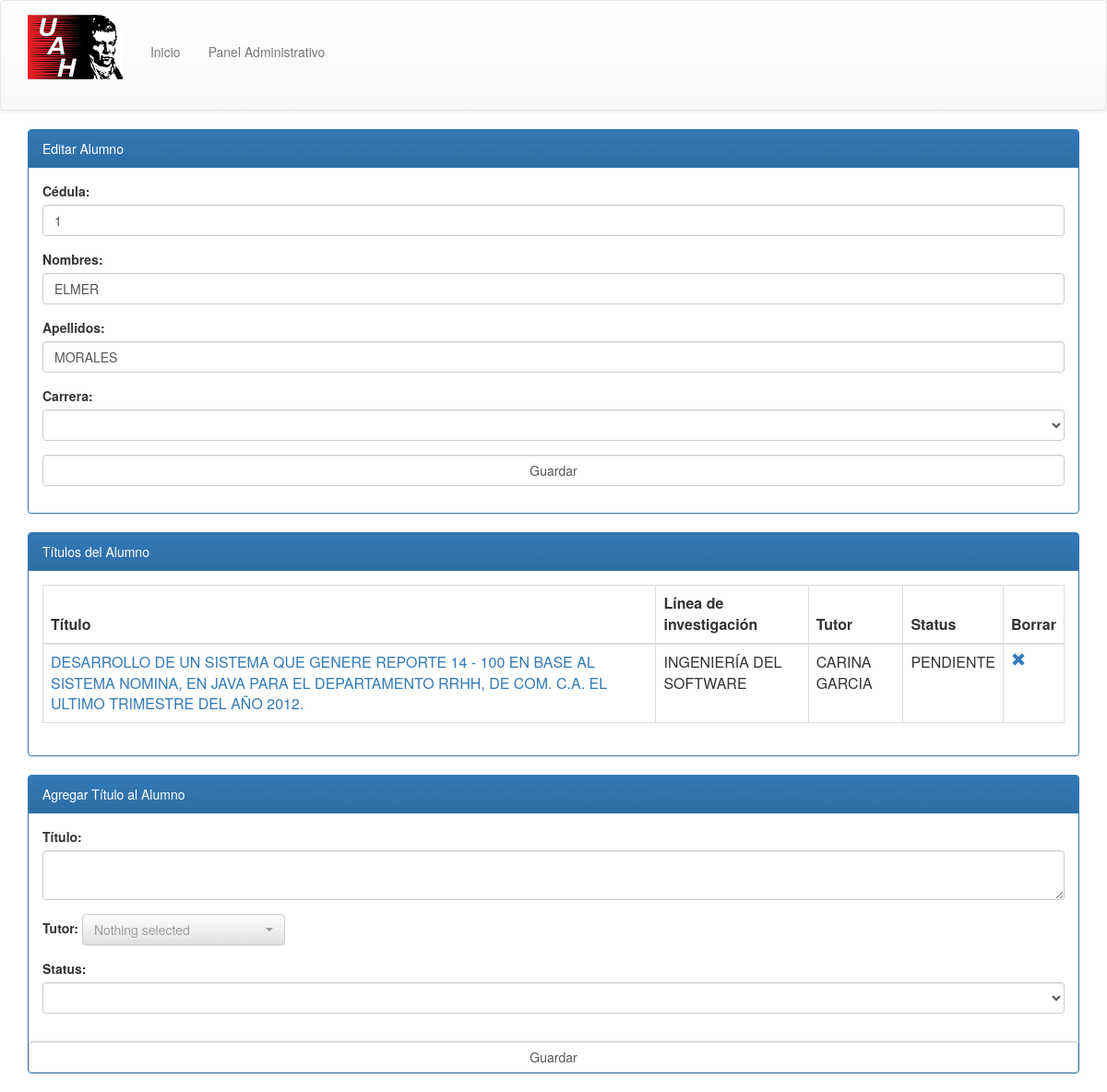
The app's page /editar_alumno/f05fc68c-6532-497f-8902-9d0586f07cbb with its own data.
### tesis_orm.py (models this page shows, shortened)
class Alumno(Base):
    __tablename__ = "alumnos"
    indice = Column(String, primary_key=True, default=generar_identificador_unico)
    nombre = Column(String)
    apellido = Column(String, default="")
    cedula = Column(String)
    carrera = Column(String, default="")

class Tesis(Base):
    __tablename__ = "tesis"
    indice = Column(String, primary_key=True, default=generar_identificador_unico)
    titulo = Column(String)
    titulo_normalizado = Column(String)
    status = Column(String, default="pendiente")
    tutor_indice = Column(String, ForeignKey("tutores.indice"))
    tutor = relationship("Tutor", backref="_tesis")
    autor_indice = Column(String, ForeignKey("alumnos.indice"))
    autor = relationship("Alumno", backref="_tesis")
    linea_investigacion_id = Column(String, ForeignKey("lineas_de_investigacion.indice"))
    linea_investigacion = relationship("LineaDeInvestigacion", backref="_tesis")

class LineaDeInvestigacion(Base):
    __tablename__ = "lineas_de_investigacion"
    indice = Column(String, primary_key=True, default=generar_identificador_unico)
    nombre = Column(String)
    tutores = relationship("Tutor", secondary="tutor_linea",
        backref="_lineas_investigacion")

class Tutor(Base):
    __tablename__ = "tutores"
    indice = Column(String, primary_key=True, default=generar_identificador_unico)
    nombre = Column(String)
    apellido = Column(String, default="")
    cedula = Column(String, default="")
    lineas_investigacion = relationship("LineaDeInvestigacion",
        secondary="tutor_linea", backref="_tutores")

### tesis_web.py (the view)
@app.route("/editar_alumno/<indice>", methods=["GET", "POST"])
def editar_alumno(indice):
    alumno = bd.query(Alumno).get(indice)
    lineas = bd.query(LineaDeInvestigacion).all()
    tutores = bd.query(Tutor).all()
    if alumno:
        if request.method == "GET":
            return render_template("editar_alumno.html", alumno=alumno, lineas=lineas, tutores=tutores)
        elif request.method == "POST":
            actualizar_alumno(alumno)
            return render_template("editar_alumno.html", alumno=alumno, lineas=lineas, tutores=tutores)
    else:
        return "No existe el alumno", 400

### templates/editar_alumno.html (shortened to what this page needs)
{% extends "base.html" %}
{% block contenido %}
    <div class="container">
        <div class="panel panel-primary">
            <div class="panel-heading">Editar Alumno</div>
            <div class="panel-body">
                <form method="POST" action="/editar_alumno/{{ alumno.indice }}">
                    <div class="form-group">
                        <label for="">Cédula: </label>
                        <input class="form-control" name="cedula" type="text" value="{{ alumno.cedula }}">
                    </div>
                    <div class="form-group">
                        <label for="">Nombres: </label>
                        <input class="form-control" name="nombre" type="text" value="{{ alumno.nombre }}">
                    </div>
                    <div class="form-group">
                        <label for="">Apellidos: </label>
                        <input class="form-control" name="apellido" type="text" value="{{ alumno.apellido }}">
                    </div>
                    <div class="form-group">
                        <label for="">Carrera: </label>
                        <select class="form-control" name="carrera" value="">
                            <option selected disabled hidden style='display: none' value=''></option>
                            <option value="Informatica"{% if alumno.carrera == "Informatica" %}selected{% endif %}>INFORMÁTICA</option>
                        </select>
                    </div>
                    <input class="form-control" type="submit" value="Guardar">
                </form>
            </div>
        </div>
        <div class="panel panel-primary">
            <div class="panel-heading">Títulos del Alumno</div>
            <div class="panel-body">
                <table class="table table-bordered table-hover">
                    <thead>
                        <tr>
                            <th>Título</th>
                            <th>Línea de investigación</th>
                            <th>Tutor</th>
                            <th>Status</th>
                            <th>Borrar</th>
                        </tr>
                    </thead>
                    <tbody>
                        {% for cada_tesis in alumno._tesis %}
                            <tr>
                                <td><a href="/editar_tesis/{{ cada_tesis.indice }}">{{ cada_tesis.titulo }}</a></td>
                                <td>{{ cada_tesis.linea_investigacion.nombre }}</td>
                                <td>{{ cada_tesis.tutor.nombre }} {{ cada_tesis.tutor.apellido }}</td>
                                <td>{{ cada_tesis.status.upper() }}</td>
                                <td><a href="/borrar_titulo/{{ cada_tesis.indice }}"><span class="glyphicon glyphicon-remove"></span></a></td>
                            </tr>
                        {% endfor %}
                    </tbody>
                </table>
            </div>
        </div>
        <div class="panel panel-primary">
            <div class="panel-heading">Agregar Título al Alumno</div>
            <div class="panel-body">
                <form method="POST" action="/agregar_titulo/{{ alumno.indice }}">
                    <div class="form-group">
                        <label for="">Título: </label>
                        <textarea class="form-control" name="nuevo_titulo" ></textarea>
                    </div>
                    <div class="form-group">
                        <label for="">Tutor: </label>
                    </div>
                    <div class="form-group">
                        <label for="status">Status: </label>
                        <select name="nuevo_status" class="form-control">
                            <option selected disabled hidden style='display: none' value=''></option>
                            <option value="rechazado" >RECHAZADO</option>
                        </select>
                    </div>
                    </div>
                    <input class="form-control" type="submit" value="Guardar">
            </div>
        </div>
{% endblock %}

### templates/base.html (shortened to what this page needs)
<html>
    <head>
        <link rel="stylesheet" href="/static/bootstrap.min.css">
        <link rel="stylesheet" href="/static/bootstrap-theme.min.css">
        <link rel="stylesheet" href="/static/bootstrap-select.min.css">
    </head>
    <body>
            <nav class="navbar navbar-default" style="height:120px">
                <div class="container">
                    <div class="navbar-header">
                        <img class="navbar-brand" src="/static/UAH_LOGO.jpg" alt="" style="height:100px">
                    </div>
                    <ul class="nav navbar-nav" style="margin-top:30px">
                        <li class="nav-item">
                            <a class="nav-link" href="/">Inicio <span class="sr-only">(current)</span></a>
                        </li>
                        {% if not sin_identificar %}
                        <li class="nav-item">
                            <a class="nav-link" href="/administrar">Panel Administrativo</a>
                        </li>
                        {% endif %}
                    </ul>
                </div>
            </nav>
        {% block contenido %}
        {% endblock %}
    </body>
</html>

### records on screen
Alumno: cedula "1", nombre "ELMER", apellido "MORALES"
Tesis: titulo "DESARROLLO DE UN SISTEMA QUE GENERE REPORTE 14 - 100 EN BASE AL SISTEMA NOMINA, EN JAVA PARA EL DEPARTAMENTO RRHH, DE COM. C.A. EL ULTIMO TRIMESTRE DEL AÑO 2012.", linea_investigacion.nombre "INGENIERÍA DEL SOFTWARE", tutor.nombre "CARINA", tutor.apellido "GARCIA", status "PENDIENTE"
